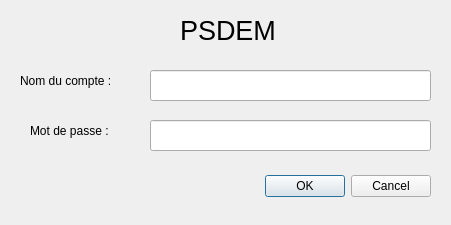
<?xml version="1.0" encoding="UTF-8"?>
<ui version="4.0">
 <class>DialogAccesLogiciel</class>
 <widget class="QDialog" name="DialogAccesLogiciel">
  <property name="geometry">
   <rect>
    <x>0</x>
    <y>0</y>
    <width>451</width>
    <height>225</height>
   </rect>
  </property>
  <property name="windowTitle">
   <string>Connexion</string>
  </property>
  <widget class="QDialogButtonBox" name="buttonBox">
   <property name="geometry">
    <rect>
     <x>90</x>
     <y>170</y>
     <width>341</width>
     <height>32</height>
    </rect>
   </property>
   <property name="orientation">
    <enum>Qt::Horizontal</enum>
   </property>
   <property name="standardButtons">
    <set>QDialogButtonBox::Cancel|QDialogButtonBox::Ok</set>
   </property>
  </widget>
  <widget class="QLineEdit" name="lineEditUser">
   <property name="geometry">
    <rect>
     <x>150</x>
     <y>70</y>
     <width>281</width>
     <height>31</height>
    </rect>
   </property>
  </widget>
  <widget class="QLineEdit" name="lineEditMdp">
   <property name="geometry">
    <rect>
     <x>150</x>
     <y>120</y>
     <width>281</width>
     <height>31</height>
    </rect>
   </property>
   <property name="echoMode">
    <enum>QLineEdit::Password</enum>
   </property>
  </widget>
  <widget class="QLabel" name="label">
   <property name="geometry">
    <rect>
     <x>20</x>
     <y>70</y>
     <width>111</width>
     <height>21</height>
    </rect>
   </property>
   <property name="text">
    <string>Nom du compte :</string>
   </property>
  </widget>
  <widget class="QLabel" name="label_2">
   <property name="geometry">
    <rect>
     <x>30</x>
     <y>120</y>
     <width>111</width>
     <height>21</height>
    </rect>
   </property>
   <property name="text">
    <string>Mot de passe :</string>
   </property>
  </widget>
  <widget class="QLabel" name="label_3">
   <property name="geometry">
    <rect>
     <x>180</x>
     <y>10</y>
     <width>101</width>
     <height>41</height>
    </rect>
   </property>
   <property name="text">
    <string>&lt;html&gt;&lt;head/&gt;&lt;body&gt;&lt;p&gt;&lt;span style=&quot; font-size:20pt;&quot;&gt;PSDEM&lt;/span&gt;&lt;/p&gt;&lt;/body&gt;&lt;/html&gt;</string>
   </property>
  </widget>
 </widget>
 <resources/>
 <connections>
  <connection>
   <sender>buttonBox</sender>
   <signal>accepted()</signal>
   <receiver>DialogAccesLogiciel</receiver>
   <slot>accept()</slot>
   <hints>
    <hint type="sourcelabel">
     <x>248</x>
     <y>254</y>
    </hint>
    <hint type="destinationlabel">
     <x>157</x>
     <y>274</y>
    </hint>
   </hints>
  </connection>
  <connection>
   <sender>buttonBox</sender>
   <signal>rejected()</signal>
   <receiver>DialogAccesLogiciel</receiver>
   <slot>reject()</slot>
   <hints>
    <hint type="sourcelabel">
     <x>316</x>
     <y>260</y>
    </hint>
    <hint type="destinationlabel">
     <x>286</x>
     <y>274</y>
    </hint>
   </hints>
  </connection>
 </connections>
</ui>
